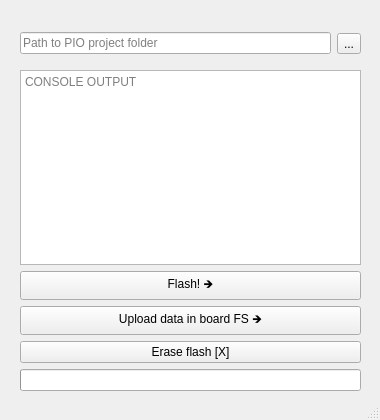
<?xml version="1.0" encoding="UTF-8"?>
<ui version="4.0">
 <class>MainWindow</class>
 <widget class="QMainWindow" name="MainWindow">
  <property name="windowModality">
   <enum>Qt::NonModal</enum>
  </property>
  <property name="geometry">
   <rect>
    <x>0</x>
    <y>0</y>
    <width>380</width>
    <height>420</height>
   </rect>
  </property>
  <property name="sizePolicy">
   <sizepolicy hsizetype="Preferred" vsizetype="Preferred">
    <horstretch>0</horstretch>
    <verstretch>0</verstretch>
   </sizepolicy>
  </property>
  <property name="minimumSize">
   <size>
    <width>380</width>
    <height>420</height>
   </size>
  </property>
  <property name="maximumSize">
   <size>
    <width>380</width>
    <height>420</height>
   </size>
  </property>
  <property name="acceptDrops">
   <bool>true</bool>
  </property>
  <property name="windowTitle">
   <string>PIO Flasher</string>
  </property>
  <property name="styleSheet">
   <string notr="true">QWidget {
    background-color: rgb(30, 30, 30);
    color: rgb(255, 255, 255);
    font: 12pt \&quot;Arial Rounded MT Bold\&quot;;
}

QPushButton:hover {
    background-color: rgb(60, 60, 60);
}

QTextEdit{
    border: 1px solid rgb(60, 75, 140);
    color: rgb(255, 255, 255);
    font-size: 12px;
}

QLineEdit{
    border: 1px solid rgb(60, 75, 140);
    color: rgb(255, 255, 255);
    font-size: 14px;
}

QPushButton {
    background-color: rgb(40, 40, 40);
    color: rgb(255, 255, 255);
    border: 1px solid rgb(60, 75, 140);
    border-radius: 5px;
    font-size: 16px;
}

QToolButton {
    background-color: rgb(40, 40, 40);
    color: rgb(255, 255, 255);
    border: 1px solid rgb(60, 75, 140);
    border-radius: 2px;
    font-size: 16px;
}

QToolButton:hover {
    background-color: rgb(60, 60, 60);
}

QProgressBar {
    border: 2px solid #8f8f91;
    border-radius: 2px;
    background-color: #54565e;
}</string>
  </property>
  <property name="toolButtonStyle">
   <enum>Qt::ToolButtonIconOnly</enum>
  </property>
  <widget class="QWidget" name="centralwidget">
   <widget class="QWidget" name="verticalLayoutWidget">
    <property name="geometry">
     <rect>
      <x>20</x>
      <y>70</y>
      <width>341</width>
      <height>321</height>
     </rect>
    </property>
    <layout class="QVBoxLayout" name="verticalLayout">
     <item>
      <widget class="QTextEdit" name="conOut">
       <property name="readOnly">
        <bool>true</bool>
       </property>
       <property name="placeholderText">
        <string>CONSOLE OUTPUT</string>
       </property>
      </widget>
     </item>
     <item>
      <widget class="QPushButton" name="Button_flash">
       <property name="text">
        <string>Flash! 🡺</string>
       </property>
      </widget>
     </item>
     <item>
      <widget class="QPushButton" name="Button_uploadfs">
       <property name="text">
        <string>Upload data in board FS 🡺</string>
       </property>
      </widget>
     </item>
     <item>
      <widget class="QPushButton" name="Button_erase_flash">
       <property name="text">
        <string>Erase flash [X]</string>
       </property>
      </widget>
     </item>
     <item>
      <widget class="QProgressBar" name="progressBar">
       <property name="value">
        <number>0</number>
       </property>
       <property name="textVisible">
        <bool>false</bool>
       </property>
       <property name="orientation">
        <enum>Qt::Horizontal</enum>
       </property>
       <property name="invertedAppearance">
        <bool>false</bool>
       </property>
      </widget>
     </item>
    </layout>
   </widget>
   <widget class="QWidget" name="layoutWidget">
    <property name="geometry">
     <rect>
      <x>20</x>
      <y>30</y>
      <width>341</width>
      <height>27</height>
     </rect>
    </property>
    <layout class="QHBoxLayout" name="horizontalLayout">
     <item>
      <widget class="QLineEdit" name="lineEdit">
       <property name="inputMask">
        <string/>
       </property>
       <property name="text">
        <string/>
       </property>
       <property name="maxLength">
        <number>32767</number>
       </property>
       <property name="placeholderText">
        <string>Path to PIO project folder</string>
       </property>
      </widget>
     </item>
     <item>
      <widget class="QToolButton" name="toolButton">
       <property name="text">
        <string>...</string>
       </property>
      </widget>
     </item>
    </layout>
   </widget>
  </widget>
  <widget class="QStatusBar" name="statusbar"/>
 </widget>
 <resources/>
 <connections/>
</ui>
